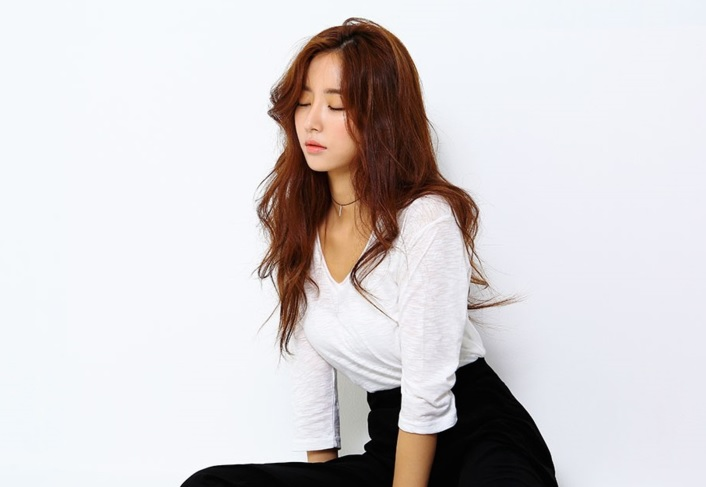
#> input picture OpenCV/images/model.jpg, 706 x 487 px, found by its file name
$ python EX11-4.ImageTransform.py
#> lines starting #> are read from the running program, lines starting #| are printed output that depends on the picture
import numpy as np
import cv2

def transform():
    img = cv2.imread('E:/Python_Study/OpenCV/images/model.jpg')
#> img is the input picture: shape (487, 706, 3); mean B, G, R 210.6, 209.1, 213
    h,w = img.shape[:2]
#> h = 487; w = 706

    pts1 = np.float32([[50,50], [200,50], [20,200]])
    pts2 = np.float32([[10,100], [200,50], [100,250]])

    pts3 = np.float32([[0, 0], [w, 0], [w, h], [0, h]])
#> pts3 = [[0, 0], [706, 0], [706, 487], [0, 487]]
    pts4 = np.float32([[200, 0], [w-200, 0], [w, h], [0, h]])

    M1 = cv2.getAffineTransform(pts1, pts2)
    M2 = cv2.getPerspectiveTransform(pts3, pts4)

    img2 = cv2.warpAffine(img, M1, (w,h))
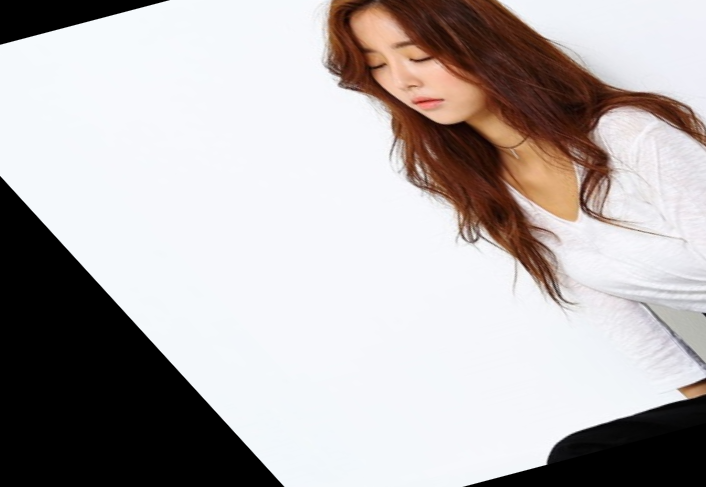
#> img2: shape (487, 706, 3); mean B, G, R 175.6, 176.1, 181.6
    img3 = cv2.warpPerspective(img, M2, (w,h))
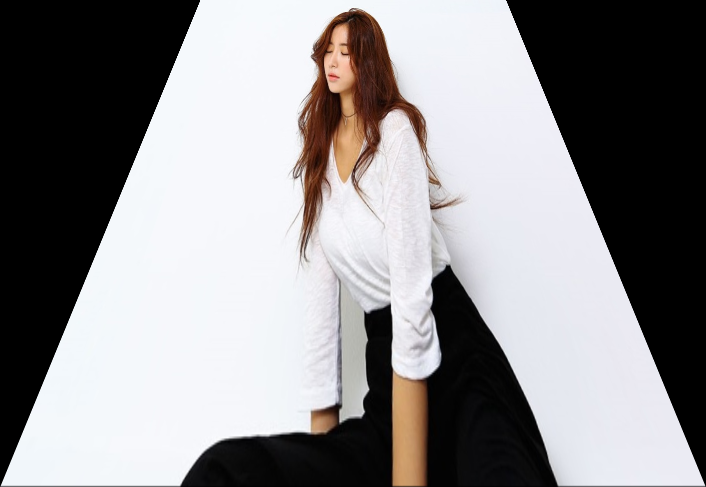
#> img3: shape (487, 706, 3); mean B, G, R 142.5, 141, 142.7

    cv2.imshow('Original', img)
    cv2.imshow('Affine-Transform', img2)
    cv2.imshow('Perspective-Transform', img3)

    cv2.waitKey(0)
    cv2.destroyAllWindows()

transform()
